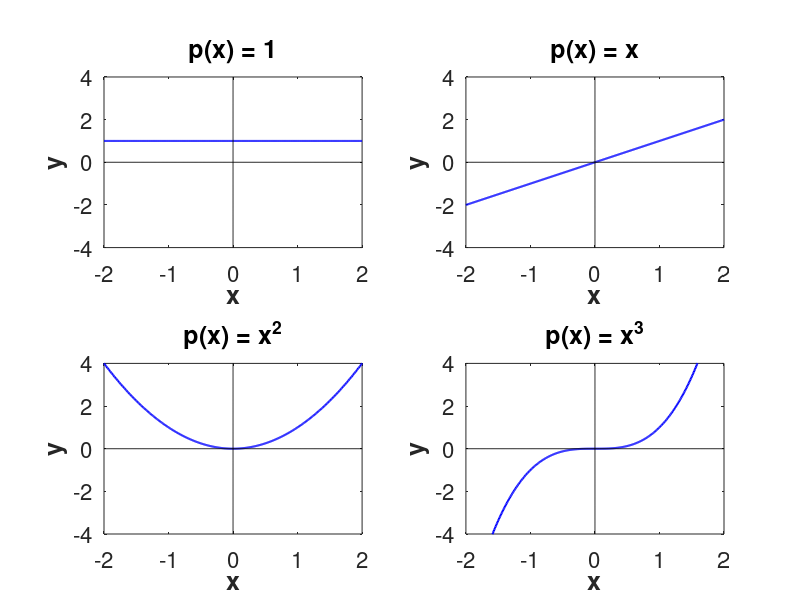

Recreate this plot in MATLAB.
clear all; clc; close all; 

set(0,'defaultaxesfontsize',16);

x=-2:0.01:2;  % Domain
y=-4:0.01:4;

p0=ones(size(x)); % constant
p1=x;             % linear
p2=x.^2;          % quadratic
p3=x.^3;          % qubic

figure(1)
subplot(2,2,1)
plot(x,p0,'b-','linewidth',1.5)
hold on
plot(x,zeros(size(x)),'k-','linewidth',0.2)
plot(zeros(size(y)),y,'k-','linewidth',0.2)
hold off
ylim([-4 4])
xlabel('x','FontSize',18,'FontWeight','bold')
ylabel('y','FontSize',18,'FontWeight','bold')
title('p(x) = 1','FontSize',18,'FontWeight','bold')
subplot(2,2,2)
plot(x,p1,'b-','linewidth',1.5)
hold on
plot(x,zeros(size(x)),'k-','linewidth',0.2)
plot(zeros(size(y)),y,'k-','linewidth',0.2)
hold off
ylim([-4 4])
xlabel('x','FontSize',18,'FontWeight','bold')
ylabel('y','FontSize',18,'FontWeight','bold')
title('p(x) = x','FontSize',18,'FontWeight','bold')
subplot(2,2,3)
plot(x,p2,'b-','linewidth',1.5)
hold on
plot(x,zeros(size(x)),'k-','linewidth',0.2)
plot(zeros(size(y)),y,'k-','linewidth',0.2)
hold off
ylim([-4 4])
xlabel('x','FontSize',18,'FontWeight','bold')
ylabel('y','FontSize',18,'FontWeight','bold')
title('p(x) = x^2','FontSize',18,'FontWeight','bold')
subplot(2,2,4)
plot(x,p3,'b-','linewidth',1.5)
hold on
plot(x,zeros(size(x)),'k-','linewidth',0.2)
plot(zeros(size(y)),y,'k-','linewidth',0.2)
hold off
ylim([-4 4])
xlabel('x','FontSize',18,'FontWeight','bold')
ylabel('y','FontSize',18,'FontWeight','bold')
title('p(x) = x^3','FontSize',18,'FontWeight','bold')

